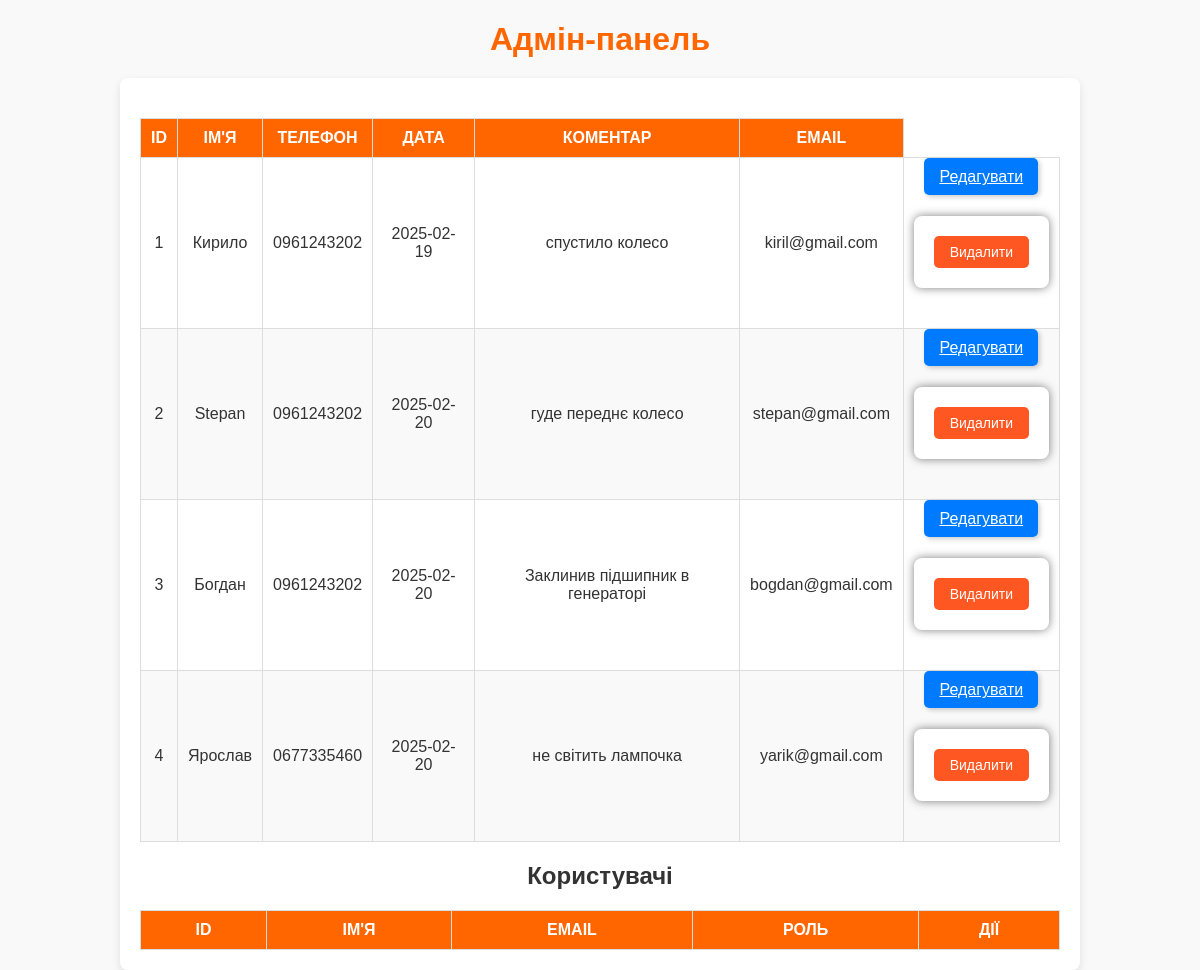
/admin, run on an earlier commit of the app's database.
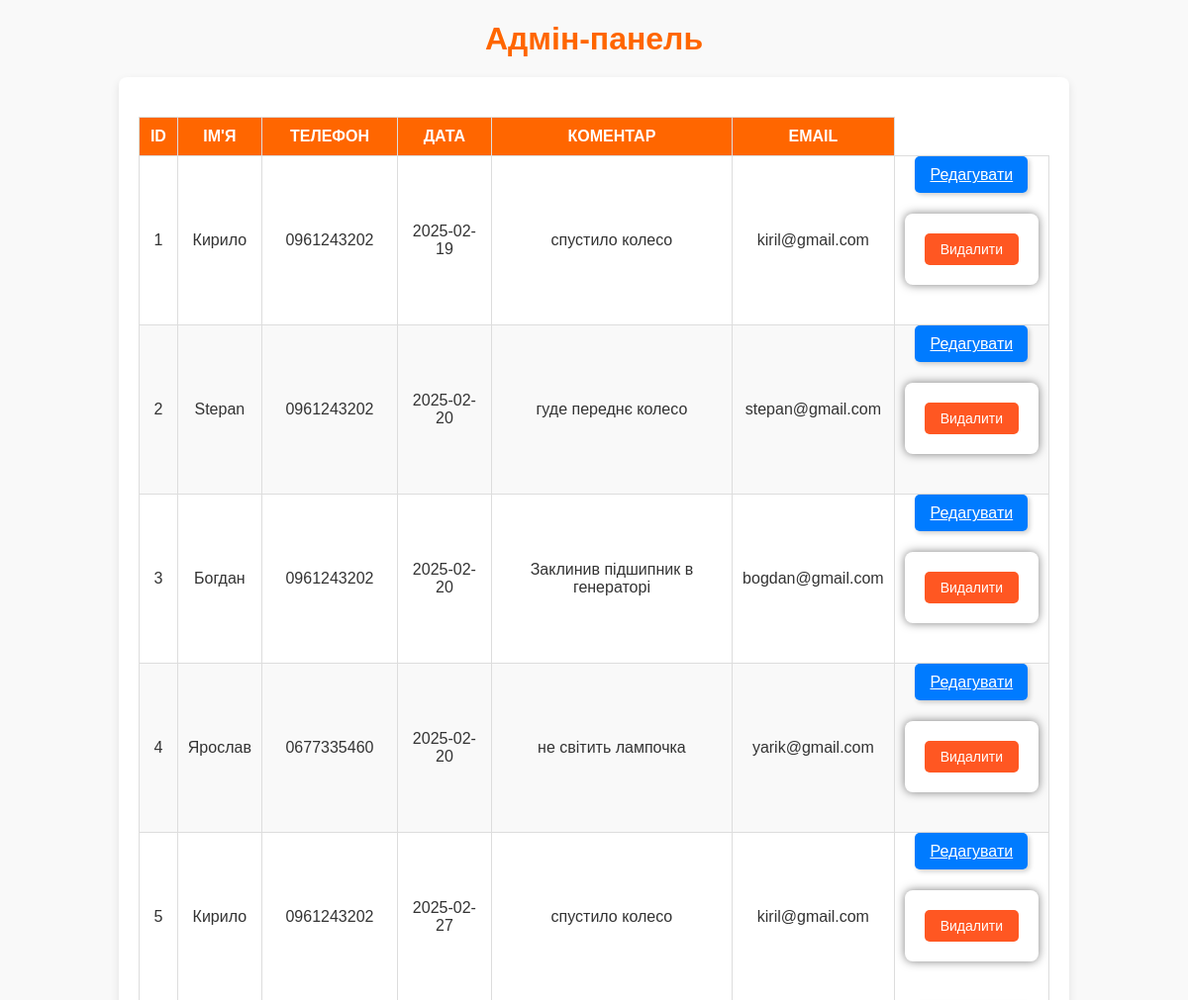
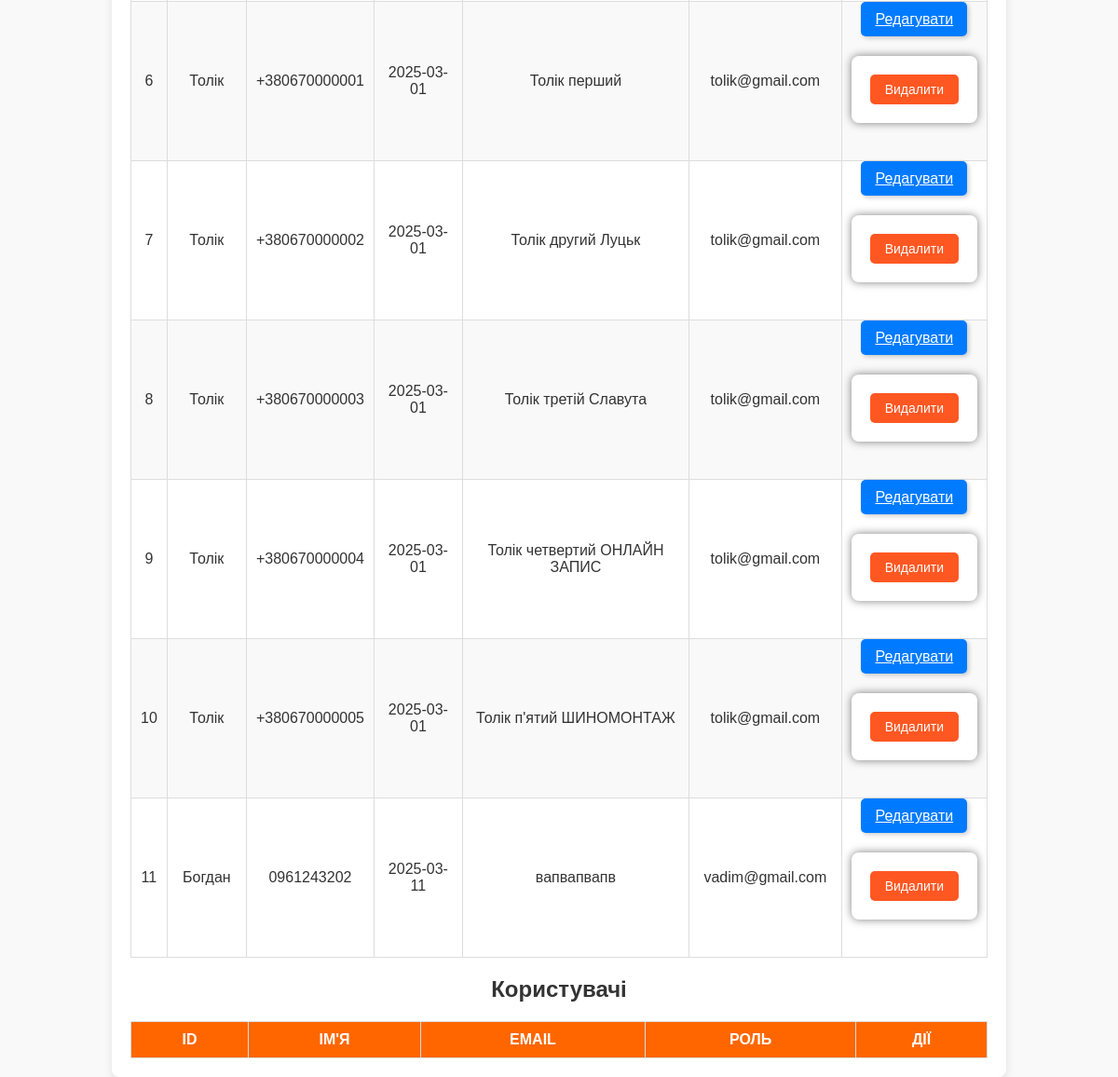
And on a later commit of the database (2 pictures, top to bottom).
### app.py (models this page shows)
class Booking(db.Model):
    id = db.Column(db.Integer, primary_key=True)
    name = db.Column(db.String(100), nullable=False)
    phone = db.Column(db.String(20), nullable=False)
    date = db.Column(db.String(20), nullable=False)
    comment = db.Column(db.Text, nullable=True)
    email = db.Column(db.String(120), nullable=False)

### app.py (the view)
@app.route('/admin')
def admin():
    bookings = Booking.query.all()
    return render_template('admin.html', bookings=bookings)

### app.py (called while the page is built)
@app.after_request
def add_csp_headers(response):
    response.headers['Content-Security-Policy'] = "default-src 'self'; connect-src 'self' http://127.0.0.1:5000; script-src 'self' 'unsafe-inline';"
    return response

### templates/admin.html (shortened to what this page needs)
<!DOCTYPE html>
<html lang="uk">
<head>
    <link rel="stylesheet" href="{{ url_for('static', filename='css/styles.css') }}">
</head>
<body>
  <h1>Адмін-панель</h1>
   <div class="admin-container">
       <table>
           <thead>
            <tr>
                <th>ID</th>
                <th>Ім'я</th>
                <th>Телефон</th>
                <th>Дата</th>
                <th>Коментар</th>
                <th>Email</th>
            </tr>
           </thead>
           <tbody>
              {% for booking in bookings %}
              <tr>
                  <td>{{ booking.id }}</td>
                  <td>{{ booking.name }}</td>
                  <td>{{ booking.phone }}</td>
                  <td>{{ booking.date }}</td>
                  <td>{{ booking.comment }}</td>
                  <td>{{ booking.email }}</td>
                  <td>
                    <a href="{{url_for('update_booking', booking_id=booking.id) }}" class="edit-btn">Редагувати</a>
                    <form action="{{ url_for('delete_booking', booking_id=booking.id) }}" method="POST">
                        <button type="submit" class="delete-btn">Видалити</button>
                    </form>
                </td>
              </tr>
              {% endfor %}
            </tbody>
       </table>
       <h2>Користувачі</h2>
       <table>
           <thead>
               <tr>
                   <th>ID</th>
                   <th>Ім'я</th>
                   <th>Email</th>
                   <th>Роль</th>
                   <th>Дії</th>
               </tr>
       </thead>
   </table>
   </div>
  </body>
</html>

### static/css/styles.css (style rules this page uses)
* { box-sizing: border-box; }
body { margin: 0; font-family: Arial, sans-serif; background-color: var(--background-color); color: var(--text-color); transition: background-color 0.3s ease, color 0.3s ease; }
a, button { transition: background-color 0.3s ease, color 0.3s ease, transform 0.2s ease; }
:root { --primary-color: #ff6600; --secondary-color: #f4f4f4; --text-color: #333; --background-color: #f9f9f9; --danger-color: #e53935; --success-color: #4CAF50; }
form { max-width: 500px; margin: 30px auto; background: #fff; padding: 20px; border-radius: 8px; box-shadow: 0 0 10px rgba(0, 0, 0, 0.5); }
form button { background-color: var(--primary-color); color: white; font-size: 18px; padding: 12px 20px; border: none; border-radius: 5px; cursor: pointer; display: block; width: 100%; }
table { width: 100%; border-collapse: collapse; margin-top: 20px; font-size: 16px; text-align: left; }
th, td { padding: 12px; border-bottom: 1px solid #ddd; }
th { background-color: #ff6600; color: white; font-weight: bold; text-transform: uppercase; }
tr:nth-child(even) { background-color: #f9f9f9; }
h1 { text-align: center; margin-bottom: 20px; }
.admin-container { width: 80%; margin: 0 auto; padding: 20px; background: #fff; border-radius: 8px; box-shadow: 0px 4px 10px rgba(0, 0, 0, 0.1); text-align: center; }
table { width: 100%; border-collapse: collapse; font-size: 16px; text-align: center; margin-top: 20px; }
th, td { padding: 10px; border: 1px solid #ddd; }
th { background-color: #ff6600; color: white; font-weight: bold; }
h1 { text-align: center; color: #ff6600; margin-bottom: 20px; }
.delete-btn { background-color: #e53935; color: white; padding: 8px 12px; border: none; border-radius: 5px; cursor: pointer; font-size: 14px; }
.edit-btn { background-color: #007BFF; color: white; font-size: 16px; padding: 10px 15px; border: none; border-radius: 5px; cursor: pointer; box-shadow: 2px 2px 5px rgba(0, 0, 0, 0.2); }
.delete-btn { display: inline-block; background-color: #ff5722; color: white; border: none; padding: 8px 16px; font-size: 14px; cursor: pointer; border-radius: 5px; text-align: center; transition: background-color 0.3s; }

What changed in the data, as far as the page shows it:
added Booking: id "5", name "Кирило", phone "0961243202", date "2025-02-27", comment "спустило колесо", email "kiril@gmail.com"
added Booking: id "6", name "Толік", phone "+380670000001", date "2025-03-01", comment "Толік перший", email "tolik@gmail.com"
added Booking: id "7", name "Толік", phone "+380670000002", date "2025-03-01", comment "Толік другий Луцьк", email "tolik@gmail.com"
added Booking: id "8", name "Толік", phone "+380670000003", date "2025-03-01", comment "Толік третій Славута", email "tolik@gmail.com"
added Booking: id "9", name "Толік", phone "+380670000004", date "2025-03-01", comment "Толік четвертий ОНЛАЙН ЗАПИС", email "tolik@gmail.com"
added Booking: id "10", name "Толік", phone "+380670000005", date "2025-03-01", comment "Толік п'ятий ШИНОМОНТАЖ", email "tolik@gmail.com"
added Booking: id "11", name "Богдан", phone "0961243202", date "2025-03-11", comment "вапвапвапв", email "vadim@gmail.com"
